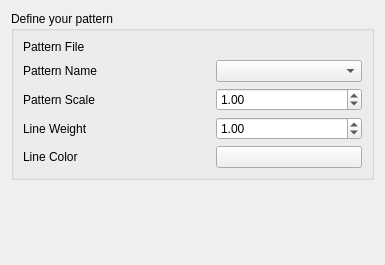
<?xml version="1.0" encoding="UTF-8"?>
<ui version="4.0">
 <class>TechDrawGui::TaskGeomHatch</class>
 <widget class="QWidget" name="TechDrawGui::TaskGeomHatch">
  <property name="geometry">
   <rect>
    <x>0</x>
    <y>0</y>
    <width>385</width>
    <height>265</height>
   </rect>
  </property>
  <property name="sizePolicy">
   <sizepolicy hsizetype="Preferred" vsizetype="Expanding">
    <horstretch>0</horstretch>
    <verstretch>0</verstretch>
   </sizepolicy>
  </property>
  <property name="minimumSize">
   <size>
    <width>250</width>
    <height>0</height>
   </size>
  </property>
  <property name="windowTitle">
   <string>Apply Geometric Hatch to Face</string>
  </property>
  <layout class="QGridLayout" name="gridLayout">
   <item row="0" column="0">
    <widget class="QGroupBox" name="groupBox">
     <property name="sizePolicy">
      <sizepolicy hsizetype="Preferred" vsizetype="Minimum">
       <horstretch>0</horstretch>
       <verstretch>0</verstretch>
      </sizepolicy>
     </property>
     <property name="title">
      <string>Define your pattern</string>
     </property>
     <layout class="QGridLayout" name="gridLayout_4">
      <item row="0" column="0">
       <layout class="QGridLayout" name="gridLayout_3" columnstretch="0,1">
        <item row="0" column="1">
         <widget class="Gui::FileChooser" name="fcFile">
          <property name="sizePolicy">
           <sizepolicy hsizetype="MinimumExpanding" vsizetype="Preferred">
            <horstretch>0</horstretch>
            <verstretch>0</verstretch>
           </sizepolicy>
          </property>
          <property name="toolTip">
           <string>The PAT file containing your pattern</string>
          </property>
         </widget>
        </item>
        <item row="0" column="0">
         <widget class="QLabel" name="label">
          <property name="text">
           <string>Pattern File</string>
          </property>
         </widget>
        </item>
       </layout>
      </item>
      <item row="1" column="0">
       <layout class="QGridLayout" name="gridLayout_2" columnstretch="1,0,1">
        <item row="0" column="0">
         <widget class="QLabel" name="label_4">
          <property name="text">
           <string>Pattern Name</string>
          </property>
         </widget>
        </item>
        <item row="2" column="0">
         <widget class="QLabel" name="label_5">
          <property name="text">
           <string>Line Weight</string>
          </property>
         </widget>
        </item>
        <item row="1" column="0">
         <widget class="QLabel" name="label_2">
          <property name="text">
           <string>Pattern Scale</string>
          </property>
         </widget>
        </item>
        <item row="0" column="1">
         <spacer name="horizontalSpacer">
          <property name="orientation">
           <enum>Qt::Horizontal</enum>
          </property>
          <property name="sizeHint" stdset="0">
           <size>
            <width>40</width>
            <height>20</height>
           </size>
          </property>
         </spacer>
        </item>
        <item row="3" column="0">
         <widget class="QLabel" name="label_3">
          <property name="text">
           <string>Line Color</string>
          </property>
         </widget>
        </item>
        <item row="0" column="2">
         <widget class="QComboBox" name="cbName">
          <property name="toolTip">
           <string>Name of pattern within file</string>
          </property>
         </widget>
        </item>
        <item row="3" column="2">
         <widget class="Gui::ColorButton" name="ccColor">
          <property name="toolTip">
           <string>Color of pattern lines</string>
          </property>
         </widget>
        </item>
        <item row="1" column="2">
         <widget class="QDoubleSpinBox" name="sbScale">
          <property name="toolTip">
           <string>Enlarges/shrinks the pattern</string>
          </property>
          <property name="value">
           <double>1.000000000000000</double>
          </property>
         </widget>
        </item>
        <item row="2" column="2">
         <widget class="QDoubleSpinBox" name="sbWeight">
          <property name="toolTip">
           <string>Thickness of lines within the pattern</string>
          </property>
          <property name="value">
           <double>1.000000000000000</double>
          </property>
         </widget>
        </item>
       </layout>
      </item>
     </layout>
    </widget>
   </item>
   <item row="1" column="0">
    <spacer name="verticalSpacer">
     <property name="orientation">
      <enum>Qt::Vertical</enum>
     </property>
     <property name="sizeHint" stdset="0">
      <size>
       <width>20</width>
       <height>40</height>
      </size>
     </property>
    </spacer>
   </item>
  </layout>
 </widget>
 <customwidgets>
  <customwidget>
   <class>Gui::FileChooser</class>
   <extends>QWidget</extends>
   <header>Gui/FileDialog.h</header>
  </customwidget>
  <customwidget>
   <class>Gui::ColorButton</class>
   <extends>QPushButton</extends>
   <header>Gui/Widgets.h</header>
  </customwidget>
 </customwidgets>
 <resources>
  <include location="Resources/TechDraw.qrc"/>
 </resources>
 <connections/>
</ui>
